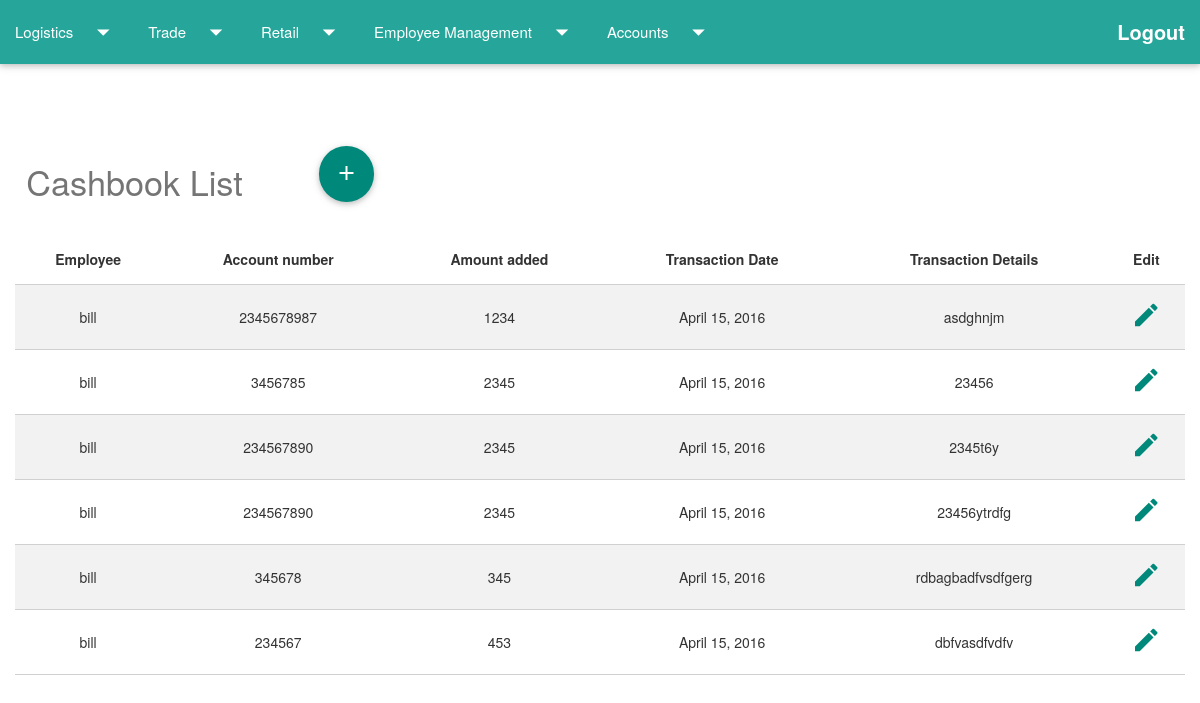
The app's page /homepage/accounts/viewcashbook/ (signed in), older data.
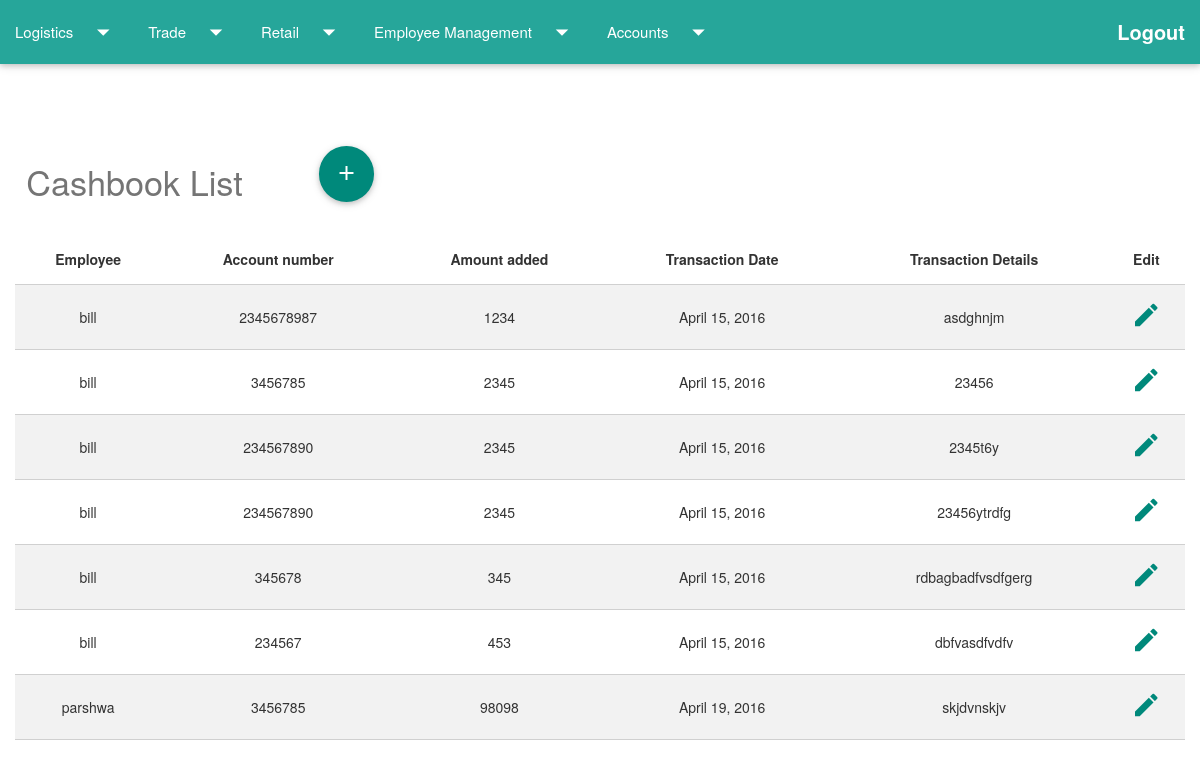
The same page, newer data.
### accounts/models.py (models this page shows, shortened)
@python_2_unicode_compatible
class EmployeeCashBook (models.Model):
	employee_number = models.ForeignKey(Employee_Detail)
	account_number = models.ForeignKey(BankAccount)
	amount_added = models.IntegerField()
	transaction_date = models.DateField(default=datetime.date.today)
	transaction_details = models.TextField(blank=True)

@python_2_unicode_compatible
class BankAccount (models.Model):
	account_number = models.CharField(max_length=30,unique=True)
	account_holder = models.CharField(max_length=100,default='Company')
	bank = models.CharField(max_length=100)
	amount = models.PositiveIntegerField(default=0)
	def __str__ (self):
		return str(self.account_number)

### homepage/models.py (models this page shows, shortened)
class Employee_Detail(models.Model):
	user = models.ForeignKey(User)
	salary = models.DecimalField(default=0,max_digits=12,decimal_places=2)
	cash_in_hand = models.DecimalField(default=0,max_digits=12,decimal_places=2)

### accounts/views.py (the view)
def show_employeecashbook_all(request):
    if request.user.is_authenticated() and request.user.groups.all()[0].id==2:
        cashbook = EmployeeCashBook.objects.all()
        return render(request, 'accounts/cashbook_list_all.html', {'cashbook': cashbook,'title':'Employee Cashbook'})
    else:
        return redirect(index)

### accounts/templates/accounts/cashbook_list_all.html (shortened to what this page needs)
{% extends 'logistics/firstpage.html' %}
{% block content %}
<div class="container-fluid">
    <div class="row">
    </div>
    <div class="row">
        <h4 class="headingcolour col s3">Cashbook List</h4>
       <div class="col s3" >
      <a class="btn-floating btn-large teal darken-1 " href="{% url 'cashbook_new_all' %}">
      <i class="large material-icons">add</i>
    </a>
   </div>
   </div>
    {% if cashbook %}
    <table class="striped centered bordered responsive-table">
        <thead>
            <tr>
                <th>Employee</th>
                <th>Account number</th>
                <th>Amount added </th>
                <th>Transaction Date</th>
                <th>Transaction Details</th>
                <th>Edit</th>
            </tr>
        </thead>
        <tbody>
            {% for cash in cashbook %}
            <tr>
                <td>{{cash.employee_number.user}}</td>
                <td>{{cash.account_number}}</td>
                <td>{{cash.amount_added}}</td>
                <td>{{cash.transaction_date}}</td>
                <td>{{cash.transaction_details}}</td>
                <td>  <a href="{% url 'cashbook_edit_all' cashbookid=cash.id %}"><i class="small material-icons icon-cyan">mode_edit</i></a>
                </td>
            </tr>
            {% endfor %}
        </tbody>
    </table>
    {% else %}
    <p>No Results !</p>
    {% endif %}
</div>
{% endblock %}

Row changes from the older to the newer data that the page shows:
added EmployeeCashBook: employee_number.user "parshwa", account_number "3456785", amount_added "98098", transaction_date "April 19, 2016", transaction_details "skjdvnskjv"
